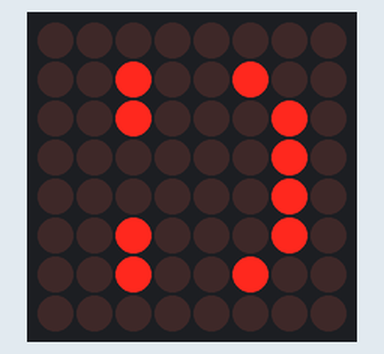
This sketch was run on a simulated Arduino Uno, built with avr-gcc and run on an emulated ATmega328P. On the bench: 8×8 LED matrix.

Above: at 0.2 s.

The sketch:

animasi.ino
```cpp
#include <LedControl.h> //Library LedControl
 // Atur pin sesuai dengan koneksi display matrix 8x8
 const int DIN_PIN = 2;
 const int CS_PIN = 3;
 const int CLK_PIN = 4;

LedControl lc = LedControl(DIN_PIN, CLK_PIN, CS_PIN, 1);

  byte SenyumMataBuka[8] = {
     B00000000,
     B01100100,
     B01100010,
     B00000010,
     B00000010,
     B01100010,
     B01100100,
     B00000000,
 };
 byte SenyumMataTutup[8] = {
     B00000000,
     B00100100,
     B00100010,
     B00000010,
     B00000010,
     B00100010,
     B00100100,
     B00000000,
 };
 // Membuat Animasi Hati
 void Senyum(){
   // Tampilkan Hati Sangat Kecil
   for (int row = 0; row < 8; row++) {
     lc.setRow(0, row, SenyumMataTutup[row]);

   }

   delay(200);
 //  lc.clearDisplay(0);
   delay(200);// Jeda 0.2 detik
  // Tampilkan Hati Kecil
   for (int row = 0; row < 8; row++) {
     lc.setRow(0, row, SenyumMataBuka[row]);
   }
   delay(150); // Jeda 0.15 detik
 }
void setup() {
  // put your setup code here, to run once:
lc.shutdown(0, false);  // Aktifkan chip
   lc.setIntensity(0, 0); // Atur intensitas cahaya matriks (0-15)
   lc.clearDisplay(0);    // Hapus tampilan matriks

}

void loop() {
  // put your main code here, to run repeatedly:
Senyum();
}
```

sourcecode.cpp
```cpp
#include <LedControl.h> //Library LedControl
 // Atur pin sesuai dengan koneksi display matrix 8x8
 const int DIN_PIN = 2;
 const int CS_PIN = 3;
 const int CLK_PIN = 4;

LedControl lc = LedControl(DIN_PIN, CLK_PIN, CS_PIN, 1);

  byte SenyumMataBuka[8] = {
     B00000000,
     B01100100,
     B01100010,
     B00000010,
     B00000010,
     B01100010,
     B01100100,
     B00000000,
 };
 byte SenyumMataTutup[8] = {
     B00000000,
     B00100100,
     B00100010,
     B00000010,
     B00000010,
     B00100010,
     B00100100,
     B00000000,
 };
 // Membuat Animasi Hati
 void Senyum(){
   // Tampilkan Hati Sangat Kecil
   for (int row = 0; row < 8; row++) {
     lc.setRow(0, row, SenyumMataTutup[row]);

   }

   delay(200);
 //  lc.clearDisplay(0);
   delay(200);// Jeda 0.2 detik
  // Tampilkan Hati Kecil
   for (int row = 0; row < 8; row++) {
     lc.setRow(0, row, SenyumMataBuka[row]);
   }
   delay(150); // Jeda 0.15 detik
 }
void setup() {
  // put your setup code here, to run once:
lc.shutdown(0, false);  // Aktifkan chip
   lc.setIntensity(0, 0); // Atur intensitas cahaya matriks (0-15)
   lc.clearDisplay(0);    // Hapus tampilan matriks

}

void loop() {
  // put your main code here, to run repeatedly:
Senyum();
}
```
